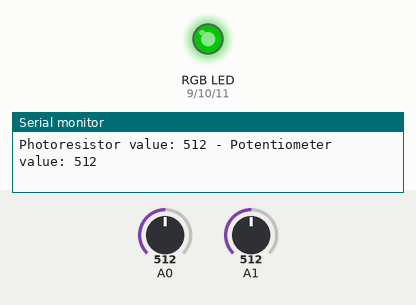
Recording of a sketch running on a simulated Arduino Uno, built with avr-gcc and run on an emulated ATmega328P. Parts: an RGB LED mixed from three pins (HIGH = lit), the last lines printed to the serial monitor. The inputs (shaded band) are chosen by the test bench; at power-on: A1 = 512, A0 = 512. Dim RGB values are drawn brighter than linear.

Above: at 1.2 s.
1.3 s: A1 set to 610
At 2.5 s:
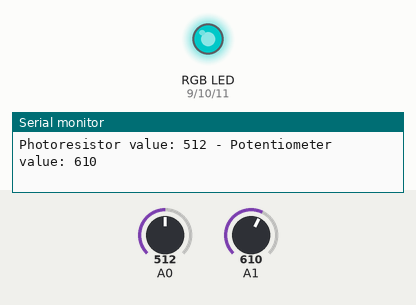
2.8 s: A0 set to 684
5.8 s: A0 set to 714
At 6.5 s:
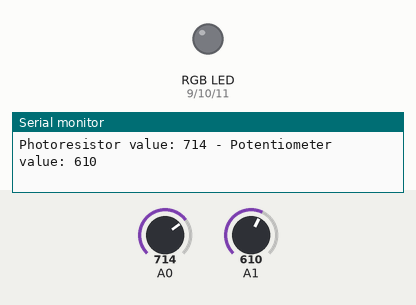
7.3 s: A0 set to 690
At 8.1 s:
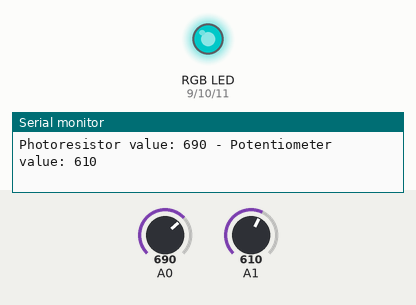
10.3 s: A1 set to 900
At 11.5 s:
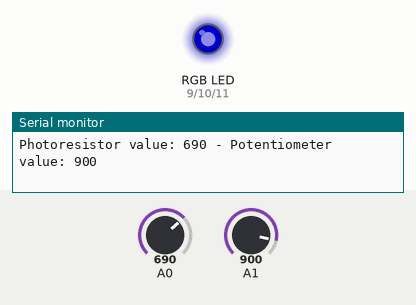
11.8 s: A1 set to 1023
At 13.0 s:
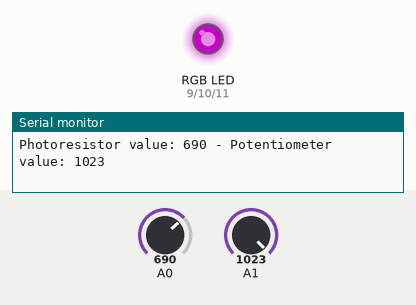
Timing chart, 0 to 14.3 s (numbered marks = the images above; inputs shaded):
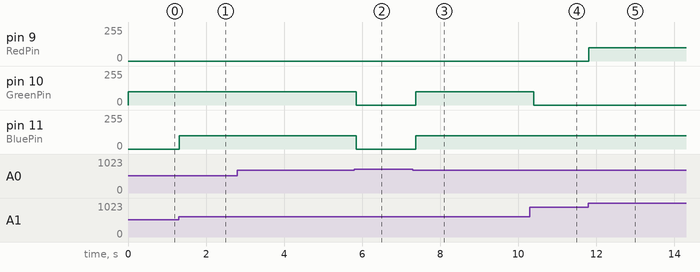

The sketch:

Project4.ino
```cpp
/*
  Name:
  Course-Section: BSIT-3A
  Date:

  Title: PR4 - RGB LED
  Description: In this circuit, you’ll be using a photoresistor,
        which changes resistance based on how much light the sensor
        receives. Using this sensor you can make a simple night-light
        that turns on when the room gets dark and turns off when it is bright.

 */

int photoresistor = A0;
int potentiometer = A1;
int threshold = 700;

int RedPin = 9;
int GreenPin = 10;
int BluePin = 11;

void setup()
{
  Serial.begin(9600);

  // set the LED pins to output
  pinMode(RedPin, OUTPUT);
  pinMode(GreenPin, OUTPUT);
  pinMode(BluePin, OUTPUT);
}

void loop()
{
  photoresistor = analogRead(A0);
  potentiometer = analogRead(A1);

  Serial.print("Photoresistor value: ");
  Serial.print(photoresistor);

  Serial.print(" - ");

  Serial.print("Potentiometer value: ");
  Serial.println(potentiometer);

  if (photoresistor < threshold)
  {
    // If it's dark (the photoresistor value is below the threshold) turn the LED on
    /*
      These nested if statements check for a variety of ranges and
        call different functions based on the current potentiometer value.

      Those functions are found at the bottom of the sketch.
     */
    if (potentiometer > 900)
      magenta();
    else if (potentiometer > 750)
      blue();
    else if (potentiometer > 600)
      cyan();
    else if (potentiometer > 450)
      green();
    else if (potentiometer > 300)
      yellow();
    else if (potentiometer > 150)
      orange();
    else if (potentiometer > 0)
      red();

    // if (potentiometer > 0 && potentiometer <= 150)
    //   red();
  }
  else
    turnOff();

  delay(100);
}

void red()
{
  analogWrite(RedPin, 100);
  analogWrite(GreenPin, 0);
  analogWrite(BluePin, 0);
}
void orange()
{
  analogWrite(RedPin, 100);
  analogWrite(GreenPin, 50);
  analogWrite(BluePin, 0);
}
void yellow()
{
  analogWrite(RedPin, 100);
  analogWrite(GreenPin, 100);
  analogWrite(BluePin, 0);
}
void green()
{
  analogWrite(RedPin, 0);
  analogWrite(GreenPin, 100);
  analogWrite(BluePin, 0);
}
void cyan()
{
  analogWrite(RedPin, 0);
  analogWrite(GreenPin, 100);
  analogWrite(BluePin, 100);
}
void blue()
{
  analogWrite(RedPin, 0);
  analogWrite(GreenPin, 0);
  analogWrite(BluePin, 100);
}
void magenta()
{
  analogWrite(RedPin, 100);
  analogWrite(GreenPin, 0);
  analogWrite(BluePin, 100);
}
void turnOff()
{
  analogWrite(RedPin, 0);
  analogWrite(GreenPin, 0);
  analogWrite(BluePin, 0);
}
```

Measured:
- the behaviour switches between 699 and 700 on A0 (found by bisection; images 1 and 2)
- after the input at 1.3 s, pin 11 (BluePin): 0/255 → 100/255 at once
- after the input at 5.8 s, pin 10 (GreenPin), pin 11 (BluePin): 100/255 → 0/255 after 0.05 s
- after the input at 7.3 s, pin 10 (GreenPin), pin 11 (BluePin): 0/255 → 100/255 after 0.07 s
- after the input at 10.3 s, pin 10 (GreenPin): 100/255 → 0/255 after 0.10 s
- after the input at 11.8 s, pin 9 (RedPin): 0/255 → 100/255 at once
